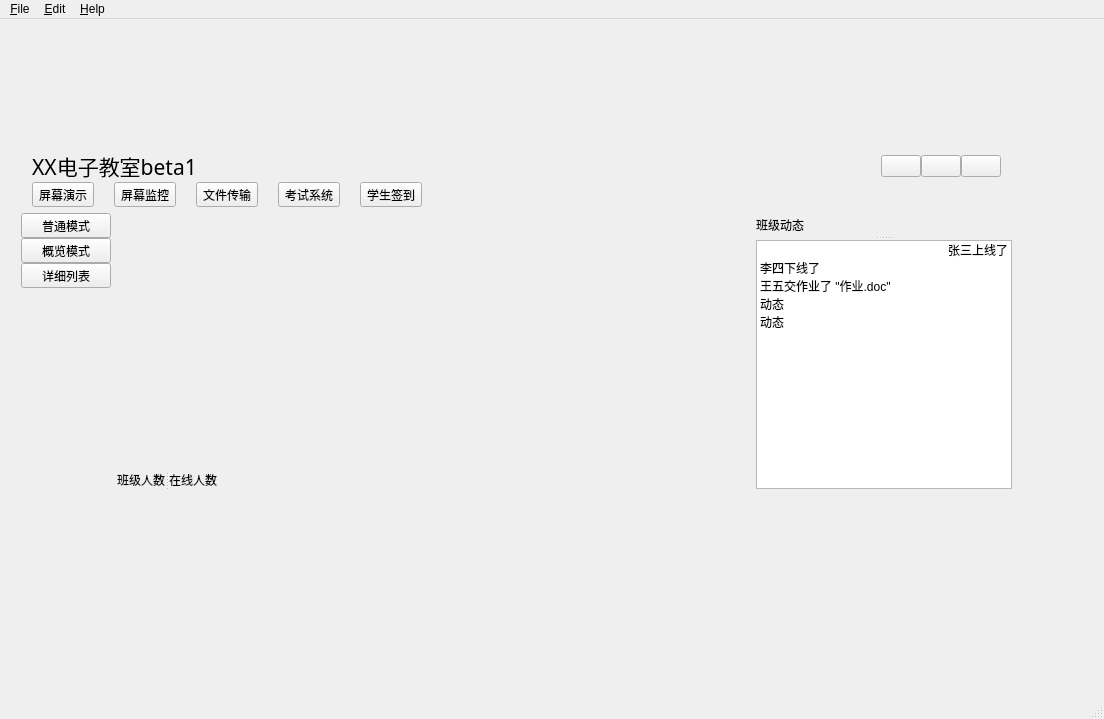
<?xml version="1.0" encoding="UTF-8"?>
<ui version="4.0">
 <class>MainWindow</class>
 <widget class="QMainWindow" name="MainWindow">
  <property name="geometry">
   <rect>
    <x>0</x>
    <y>0</y>
    <width>1104</width>
    <height>719</height>
   </rect>
  </property>
  <property name="sizePolicy">
   <sizepolicy hsizetype="Preferred" vsizetype="Preferred">
    <horstretch>0</horstretch>
    <verstretch>0</verstretch>
   </sizepolicy>
  </property>
  <property name="windowTitle">
   <string>XX电子教室beta1</string>
  </property>
  <widget class="QWidget" name="centralWidget">
   <widget class="QWidget" name="verticalLayoutWidget">
    <property name="geometry">
     <rect>
      <x>10</x>
      <y>120</y>
      <width>1013</width>
      <height>361</height>
     </rect>
    </property>
    <layout class="QVBoxLayout" name="verticalLayout_main" stretch="0,0">
     <item>
      <widget class="QWidget" name="widgetTop" native="true">
       <property name="sizePolicy">
        <sizepolicy hsizetype="Expanding" vsizetype="Fixed">
         <horstretch>0</horstretch>
         <verstretch>0</verstretch>
        </sizepolicy>
       </property>
       <layout class="QVBoxLayout" name="verticalLayout_2">
        <property name="spacing">
         <number>0</number>
        </property>
        <property name="leftMargin">
         <number>0</number>
        </property>
        <property name="topMargin">
         <number>0</number>
        </property>
        <property name="rightMargin">
         <number>0</number>
        </property>
        <property name="bottomMargin">
         <number>0</number>
        </property>
        <item>
         <widget class="QWidget" name="widgetLogo" native="true">
          <property name="sizePolicy">
           <sizepolicy hsizetype="Expanding" vsizetype="Fixed">
            <horstretch>0</horstretch>
            <verstretch>0</verstretch>
           </sizepolicy>
          </property>
          <layout class="QHBoxLayout" name="horizontalLayout_2">
           <property name="spacing">
            <number>0</number>
           </property>
           <property name="topMargin">
            <number>0</number>
           </property>
           <property name="bottomMargin">
            <number>0</number>
           </property>
           <item>
            <widget class="QLabel" name="label">
             <property name="sizePolicy">
              <sizepolicy hsizetype="Fixed" vsizetype="Fixed">
               <horstretch>0</horstretch>
               <verstretch>0</verstretch>
              </sizepolicy>
             </property>
             <property name="font">
              <font>
               <family>微软雅黑</family>
               <pointsize>16</pointsize>
              </font>
             </property>
             <property name="styleSheet">
              <string notr="true">color: rgb(0, 0, 0);</string>
             </property>
             <property name="text">
              <string>XX电子教室beta1</string>
             </property>
             <property name="alignment">
              <set>Qt::AlignCenter</set>
             </property>
            </widget>
           </item>
           <item>
            <spacer name="horizontalSpacer">
             <property name="orientation">
              <enum>Qt::Horizontal</enum>
             </property>
             <property name="sizeHint" stdset="0">
              <size>
               <width>40</width>
               <height>20</height>
              </size>
             </property>
            </spacer>
           </item>
           <item>
            <widget class="QPushButton" name="pushButton">
             <property name="sizePolicy">
              <sizepolicy hsizetype="Fixed" vsizetype="Fixed">
               <horstretch>0</horstretch>
               <verstretch>0</verstretch>
              </sizepolicy>
             </property>
             <property name="text">
              <string/>
             </property>
             <property name="icon">
              <iconset>
               <normaloff>../../../Downloads/uidemo08/qss/psblack/branch_close.png</normaloff>../../../Downloads/uidemo08/qss/psblack/branch_close.png</iconset>
             </property>
            </widget>
           </item>
           <item>
            <widget class="QPushButton" name="pushButton_2">
             <property name="sizePolicy">
              <sizepolicy hsizetype="Fixed" vsizetype="Fixed">
               <horstretch>0</horstretch>
               <verstretch>0</verstretch>
              </sizepolicy>
             </property>
             <property name="text">
              <string/>
             </property>
             <property name="icon">
              <iconset>
               <normaloff>../../../Downloads/uidemo08/qss/psblack/branch_open.png</normaloff>../../../Downloads/uidemo08/qss/psblack/branch_open.png</iconset>
             </property>
            </widget>
           </item>
           <item>
            <widget class="QPushButton" name="pushButton_3">
             <property name="sizePolicy">
              <sizepolicy hsizetype="Fixed" vsizetype="Fixed">
               <horstretch>0</horstretch>
               <verstretch>0</verstretch>
              </sizepolicy>
             </property>
             <property name="text">
              <string/>
             </property>
             <property name="icon">
              <iconset>
               <normaloff>../../../Downloads/uidemo08/qss/psblack/radiobutton_checked_disable.png</normaloff>../../../Downloads/uidemo08/qss/psblack/radiobutton_checked_disable.png</iconset>
             </property>
            </widget>
           </item>
          </layout>
         </widget>
        </item>
        <item>
         <widget class="QWidget" name="widgetTitle" native="true">
          <property name="sizePolicy">
           <sizepolicy hsizetype="Expanding" vsizetype="Fixed">
            <horstretch>0</horstretch>
            <verstretch>0</verstretch>
           </sizepolicy>
          </property>
          <layout class="QHBoxLayout" name="horizontalLayout">
           <property name="spacing">
            <number>20</number>
           </property>
           <property name="sizeConstraint">
            <enum>QLayout::SetDefaultConstraint</enum>
           </property>
           <property name="topMargin">
            <number>0</number>
           </property>
           <property name="bottomMargin">
            <number>0</number>
           </property>
           <item>
            <widget class="QSplitter" name="splitter_25">
             <property name="sizePolicy">
              <sizepolicy hsizetype="Fixed" vsizetype="Expanding">
               <horstretch>0</horstretch>
               <verstretch>0</verstretch>
              </sizepolicy>
             </property>
             <property name="orientation">
              <enum>Qt::Vertical</enum>
             </property>
             <widget class="QToolButton" name="toolButton_screenBC">
              <property name="sizePolicy">
               <sizepolicy hsizetype="Minimum" vsizetype="Expanding">
                <horstretch>0</horstretch>
                <verstretch>0</verstretch>
               </sizepolicy>
              </property>
              <property name="contextMenuPolicy">
               <enum>Qt::DefaultContextMenu</enum>
              </property>
              <property name="layoutDirection">
               <enum>Qt::LeftToRight</enum>
              </property>
              <property name="autoFillBackground">
               <bool>false</bool>
              </property>
              <property name="styleSheet">
               <string notr="true"/>
              </property>
              <property name="text">
               <string>屏幕演示</string>
              </property>
              <property name="icon">
               <iconset resource="resource.qrc">
                <normaloff>:/resource/img/resource/img/computer-512.png</normaloff>:/resource/img/resource/img/computer-512.png</iconset>
              </property>
              <property name="iconSize">
               <size>
                <width>60</width>
                <height>60</height>
               </size>
              </property>
              <property name="toolButtonStyle">
               <enum>Qt::ToolButtonTextUnderIcon</enum>
              </property>
             </widget>
            </widget>
           </item>
           <item>
            <widget class="QSplitter" name="splitter_30">
             <property name="sizePolicy">
              <sizepolicy hsizetype="Fixed" vsizetype="Expanding">
               <horstretch>0</horstretch>
               <verstretch>0</verstretch>
              </sizepolicy>
             </property>
             <property name="orientation">
              <enum>Qt::Vertical</enum>
             </property>
             <widget class="QToolButton" name="toolButton_moniterStuScreen">
              <property name="sizePolicy">
               <sizepolicy hsizetype="Minimum" vsizetype="Expanding">
                <horstretch>0</horstretch>
                <verstretch>0</verstretch>
               </sizepolicy>
              </property>
              <property name="contextMenuPolicy">
               <enum>Qt::DefaultContextMenu</enum>
              </property>
              <property name="layoutDirection">
               <enum>Qt::LeftToRight</enum>
              </property>
              <property name="autoFillBackground">
               <bool>false</bool>
              </property>
              <property name="styleSheet">
               <string notr="true"/>
              </property>
              <property name="text">
               <string>屏幕监控</string>
              </property>
              <property name="icon">
               <iconset resource="resource.qrc">
                <normaloff>:/resource/img/resource/img/magnifyingglass-512.png</normaloff>:/resource/img/resource/img/magnifyingglass-512.png</iconset>
              </property>
              <property name="iconSize">
               <size>
                <width>60</width>
                <height>60</height>
               </size>
              </property>
              <property name="toolButtonStyle">
               <enum>Qt::ToolButtonTextUnderIcon</enum>
              </property>
             </widget>
            </widget>
           </item>
           <item>
            <widget class="QSplitter" name="splitter_26">
             <property name="sizePolicy">
              <sizepolicy hsizetype="Fixed" vsizetype="Expanding">
               <horstretch>0</horstretch>
               <verstretch>0</verstretch>
              </sizepolicy>
             </property>
             <property name="orientation">
              <enum>Qt::Vertical</enum>
             </property>
             <widget class="QToolButton" name="toolButton_fileTransfer">
              <property name="sizePolicy">
               <sizepolicy hsizetype="Minimum" vsizetype="Expanding">
                <horstretch>0</horstretch>
                <verstretch>0</verstretch>
               </sizepolicy>
              </property>
              <property name="text">
               <string>文件传输</string>
              </property>
              <property name="icon">
               <iconset resource="resource.qrc">
                <normaloff>:/resource/img/resource/img/arrow-up-512.png</normaloff>:/resource/img/resource/img/arrow-up-512.png</iconset>
              </property>
              <property name="iconSize">
               <size>
                <width>60</width>
                <height>60</height>
               </size>
              </property>
              <property name="toolButtonStyle">
               <enum>Qt::ToolButtonTextUnderIcon</enum>
              </property>
             </widget>
            </widget>
           </item>
           <item>
            <widget class="QSplitter" name="splitter_testSystem">
             <property name="sizePolicy">
              <sizepolicy hsizetype="Fixed" vsizetype="Expanding">
               <horstretch>0</horstretch>
               <verstretch>0</verstretch>
              </sizepolicy>
             </property>
             <property name="orientation">
              <enum>Qt::Vertical</enum>
             </property>
             <widget class="QToolButton" name="toolButton_ExamSystem">
              <property name="sizePolicy">
               <sizepolicy hsizetype="Minimum" vsizetype="Expanding">
                <horstretch>0</horstretch>
                <verstretch>0</verstretch>
               </sizepolicy>
              </property>
              <property name="text">
               <string>考试系统</string>
              </property>
              <property name="icon">
               <iconset resource="resource.qrc">
                <normaloff>:/resource/img/resource/img/compose-512.png</normaloff>:/resource/img/resource/img/compose-512.png</iconset>
              </property>
              <property name="iconSize">
               <size>
                <width>60</width>
                <height>60</height>
               </size>
              </property>
              <property name="toolButtonStyle">
               <enum>Qt::ToolButtonTextUnderIcon</enum>
              </property>
             </widget>
            </widget>
           </item>
           <item>
            <widget class="QSplitter" name="splitter_28">
             <property name="sizePolicy">
              <sizepolicy hsizetype="Fixed" vsizetype="Expanding">
               <horstretch>0</horstretch>
               <verstretch>0</verstretch>
              </sizepolicy>
             </property>
             <property name="orientation">
              <enum>Qt::Vertical</enum>
             </property>
             <widget class="QToolButton" name="toolButton_checkIn">
              <property name="sizePolicy">
               <sizepolicy hsizetype="Minimum" vsizetype="Expanding">
                <horstretch>0</horstretch>
                <verstretch>0</verstretch>
               </sizepolicy>
              </property>
              <property name="text">
               <string>学生签到</string>
              </property>
              <property name="icon">
               <iconset resource="resource.qrc">
                <normaloff>:/resource/img/resource/img/profle-512.png</normaloff>:/resource/img/resource/img/profle-512.png</iconset>
              </property>
              <property name="iconSize">
               <size>
                <width>60</width>
                <height>60</height>
               </size>
              </property>
              <property name="toolButtonStyle">
               <enum>Qt::ToolButtonTextUnderIcon</enum>
              </property>
             </widget>
            </widget>
           </item>
           <item>
            <spacer name="horizontalSpacer_3">
             <property name="orientation">
              <enum>Qt::Horizontal</enum>
             </property>
             <property name="sizeHint" stdset="0">
              <size>
               <width>40</width>
               <height>20</height>
              </size>
             </property>
            </spacer>
           </item>
          </layout>
         </widget>
        </item>
       </layout>
      </widget>
     </item>
     <item>
      <layout class="QHBoxLayout" name="horizontalLayout_3">
       <item>
        <widget class="QWidget" name="widgetLeftMain" native="true">
         <property name="sizePolicy">
          <sizepolicy hsizetype="Preferred" vsizetype="Expanding">
           <horstretch>0</horstretch>
           <verstretch>0</verstretch>
          </sizepolicy>
         </property>
         <property name="maximumSize">
          <size>
           <width>90</width>
           <height>16777215</height>
          </size>
         </property>
         <layout class="QVBoxLayout" name="verticalLayout_3">
          <property name="spacing">
           <number>0</number>
          </property>
          <property name="leftMargin">
           <number>0</number>
          </property>
          <property name="topMargin">
           <number>0</number>
          </property>
          <property name="rightMargin">
           <number>0</number>
          </property>
          <property name="bottomMargin">
           <number>0</number>
          </property>
          <item>
           <widget class="QToolButton" name="tbtnMain1">
            <property name="sizePolicy">
             <sizepolicy hsizetype="Expanding" vsizetype="Fixed">
              <horstretch>0</horstretch>
              <verstretch>0</verstretch>
             </sizepolicy>
            </property>
            <property name="text">
             <string>普通模式</string>
            </property>
            <property name="toolButtonStyle">
             <enum>Qt::ToolButtonTextUnderIcon</enum>
            </property>
           </widget>
          </item>
          <item>
           <widget class="QToolButton" name="tbtnMain2">
            <property name="sizePolicy">
             <sizepolicy hsizetype="Expanding" vsizetype="Fixed">
              <horstretch>0</horstretch>
              <verstretch>0</verstretch>
             </sizepolicy>
            </property>
            <property name="text">
             <string>概览模式</string>
            </property>
            <property name="toolButtonStyle">
             <enum>Qt::ToolButtonTextUnderIcon</enum>
            </property>
           </widget>
          </item>
          <item>
           <widget class="QToolButton" name="tbtnMain3">
            <property name="sizePolicy">
             <sizepolicy hsizetype="Expanding" vsizetype="Fixed">
              <horstretch>0</horstretch>
              <verstretch>0</verstretch>
             </sizepolicy>
            </property>
            <property name="text">
             <string>详细列表</string>
            </property>
            <property name="toolButtonStyle">
             <enum>Qt::ToolButtonTextUnderIcon</enum>
            </property>
           </widget>
          </item>
          <item>
           <spacer name="verticalSpacer_2">
            <property name="orientation">
             <enum>Qt::Vertical</enum>
            </property>
            <property name="sizeType">
             <enum>QSizePolicy::MinimumExpanding</enum>
            </property>
            <property name="sizeHint" stdset="0">
             <size>
              <width>20</width>
              <height>20</height>
             </size>
            </property>
           </spacer>
          </item>
         </layout>
        </widget>
       </item>
       <item>
        <layout class="QVBoxLayout" name="verticalLayout">
         <item>
          <widget class="QScrollArea" name="scrollArea">
           <property name="sizePolicy">
            <sizepolicy hsizetype="Expanding" vsizetype="Expanding">
             <horstretch>0</horstretch>
             <verstretch>0</verstretch>
            </sizepolicy>
           </property>
           <property name="styleSheet">
            <string notr="true">background-color: rgba(0, 0, 0, 0);</string>
           </property>
           <property name="frameShape">
            <enum>QFrame::NoFrame</enum>
           </property>
           <property name="frameShadow">
            <enum>QFrame::Plain</enum>
           </property>
           <property name="widgetResizable">
            <bool>true</bool>
           </property>
           <widget class="QWidget" name="scrollAreaWidgetContents">
            <property name="geometry">
             <rect>
              <x>0</x>
              <y>0</y>
              <width>649</width>
              <height>221</height>
             </rect>
            </property>
            <property name="autoFillBackground">
             <bool>false</bool>
            </property>
           </widget>
          </widget>
         </item>
         <item>
          <widget class="QSplitter" name="splitter">
           <property name="sizePolicy">
            <sizepolicy hsizetype="Fixed" vsizetype="Fixed">
             <horstretch>0</horstretch>
             <verstretch>0</verstretch>
            </sizepolicy>
           </property>
           <property name="orientation">
            <enum>Qt::Horizontal</enum>
           </property>
           <widget class="QLabel" name="label_stuCountPerClass">
            <property name="sizePolicy">
             <sizepolicy hsizetype="Fixed" vsizetype="Fixed">
              <horstretch>0</horstretch>
              <verstretch>0</verstretch>
             </sizepolicy>
            </property>
            <property name="text">
             <string>班级人数</string>
            </property>
           </widget>
           <widget class="QLabel" name="label_stuCount">
            <property name="sizePolicy">
             <sizepolicy hsizetype="Fixed" vsizetype="Fixed">
              <horstretch>0</horstretch>
              <verstretch>0</verstretch>
             </sizepolicy>
            </property>
            <property name="text">
             <string>在线人数</string>
            </property>
           </widget>
          </widget>
         </item>
        </layout>
       </item>
       <item>
        <widget class="QSplitter" name="splitter_2">
         <property name="sizePolicy">
          <sizepolicy hsizetype="Fixed" vsizetype="Expanding">
           <horstretch>0</horstretch>
           <verstretch>0</verstretch>
          </sizepolicy>
         </property>
         <property name="orientation">
          <enum>Qt::Vertical</enum>
         </property>
         <widget class="QLabel" name="label_2">
          <property name="sizePolicy">
           <sizepolicy hsizetype="Fixed" vsizetype="Fixed">
            <horstretch>0</horstretch>
            <verstretch>0</verstretch>
           </sizepolicy>
          </property>
          <property name="text">
           <string>班级动态</string>
          </property>
         </widget>
         <widget class="QListWidget" name="listWidget">
          <property name="sizePolicy">
           <sizepolicy hsizetype="Fixed" vsizetype="Fixed">
            <horstretch>0</horstretch>
            <verstretch>0</verstretch>
           </sizepolicy>
          </property>
          <item>
           <property name="text">
            <string>张三上线了</string>
           </property>
           <property name="textAlignment">
            <set>AlignTrailing|AlignVCenter</set>
           </property>
          </item>
          <item>
           <property name="text">
            <string>李四下线了</string>
           </property>
          </item>
          <item>
           <property name="text">
            <string>王五交作业了 &quot;作业.doc&quot;</string>
           </property>
          </item>
          <item>
           <property name="text">
            <string>动态</string>
           </property>
          </item>
          <item>
           <property name="text">
            <string>动态</string>
           </property>
          </item>
         </widget>
        </widget>
       </item>
      </layout>
     </item>
    </layout>
   </widget>
   <widget class="QWidget" name="widgetX" native="true">
    <property name="geometry">
     <rect>
      <x>50</x>
      <y>520</y>
      <width>221</width>
      <height>141</height>
     </rect>
    </property>
    <property name="sizePolicy">
     <sizepolicy hsizetype="Expanding" vsizetype="Expanding">
      <horstretch>0</horstretch>
      <verstretch>0</verstretch>
     </sizepolicy>
    </property>
   </widget>
  </widget>
  <widget class="QMenuBar" name="menuBar">
   <property name="geometry">
    <rect>
     <x>0</x>
     <y>0</y>
     <width>1104</width>
     <height>23</height>
    </rect>
   </property>
   <widget class="QMenu" name="menuFile">
    <property name="title">
     <string>&amp;File</string>
    </property>
    <addaction name="actionFile1"/>
    <addaction name="actionFile2"/>
    <addaction name="actionFile3"/>
   </widget>
   <widget class="QMenu" name="menuEdit">
    <property name="title">
     <string>&amp;Edit</string>
    </property>
   </widget>
   <widget class="QMenu" name="menu_About">
    <property name="title">
     <string>&amp;Help</string>
    </property>
    <addaction name="action_About"/>
   </widget>
   <addaction name="menuFile"/>
   <addaction name="menuEdit"/>
   <addaction name="menu_About"/>
  </widget>
  <widget class="QStatusBar" name="statusBar"/>
  <action name="actionFile1">
   <property name="text">
    <string>File1</string>
   </property>
  </action>
  <action name="actionFile2">
   <property name="text">
    <string>File2</string>
   </property>
  </action>
  <action name="actionFile3">
   <property name="text">
    <string>File3</string>
   </property>
  </action>
  <action name="action_About">
   <property name="text">
    <string>&amp;About</string>
   </property>
  </action>
 </widget>
 <layoutdefault spacing="6" margin="11"/>
 <resources>
  <include location="resource.qrc"/>
 </resources>
 <connections/>
</ui>
